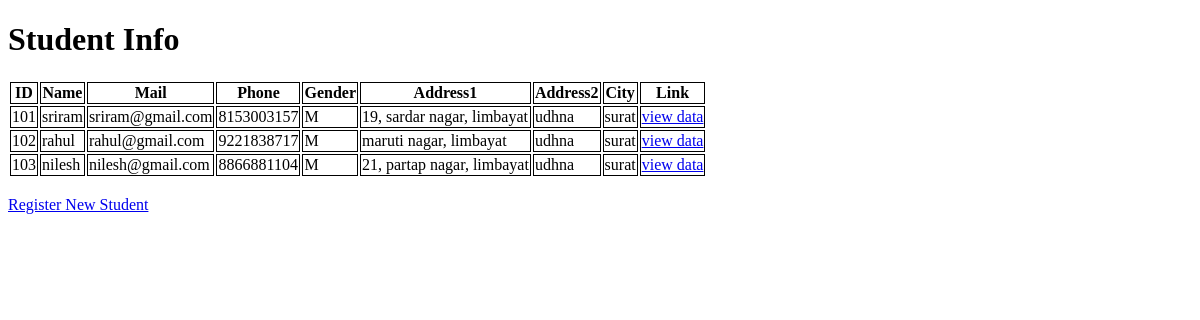
Before: /app1/stud/ with the older database file.
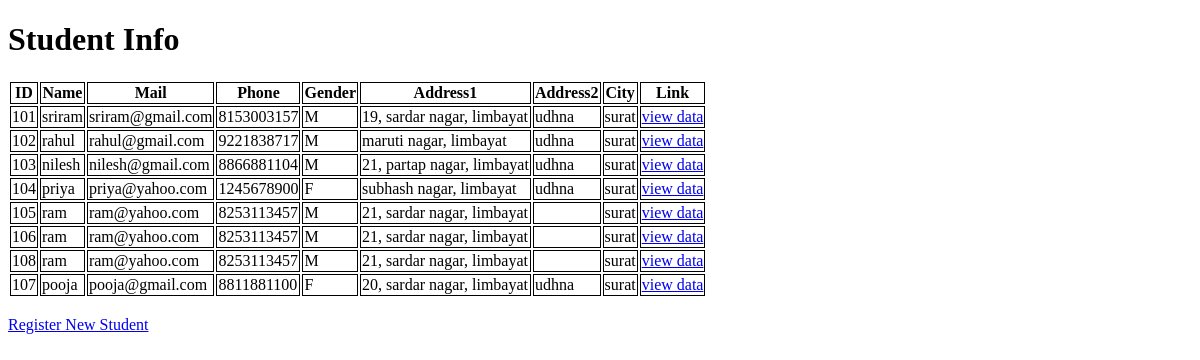
After: the same page with the newer database file.
### app1/models.py (models this page shows, shortened)
class student_data(models.Model):
    uid = models.IntegerField()
    name = models.CharField(max_length=25)
    mail = models.EmailField(max_length=30)
    phone = models.CharField(max_length=10)
    link = models.URLField(max_length=100,blank=True)
    add1 = models.CharField(max_length=50,blank=True)
    add2 = models.CharField(max_length=50,blank=True)
    city = models.CharField(max_length=10)
    GENDER_CHOICES = [('M','Male'),('F','Female')]
    gender = models.CharField(max_length=1,choices=GENDER_CHOICES,default='M')
    hobby1 = models.BooleanField('reading_books',default=False)
    hobby2 = models.BooleanField('travelling',default=False)
    hobby3 = models.BooleanField('listening_music',default=False)
    hobby4 = models.BooleanField('coding',default=False)
    hobby5 = models.BooleanField('sports',default=False)

### app1/views.py (the view)
# urls.py: path('stud/',views.student_detail),
def student_detail(request):
    std_details = student_data.objects.all()
    return render(request,'app1_templates/student_details.html',{'stud_details':std_details})

### app1/templates/app1_templates/student_details.html (shortened to what this page needs)
<!DOCTYPE html>
<html>
    <head>
    </head>
    <body>
        <h1>Student Info</h1>
        {% if stud_details %}
        <table>
            <tr>
                <th>ID</th>
                <th>Name</th>
                <th>Mail</th>
                <th>Phone</th>
                <th>Gender</th>
                <th>Address1</th>
                <th>Address2</th>
                <th>City</th>
                <th>Link</th>
            </tr>
            {% for st in stud_details %}
            <tr>
                <td>{{st.uid}}</td>
                <td>{{st.name}}</td>
                <td>{{st.mail}}</td>
                <td>{{st.phone}}</td>
                <td>{{st.gender}}</td>
                <td>{{st.add1}}</td>
                <td>{{st.add2}}</td>
                <td>{{st.city}}</td>
                <td><a href="{% url 'std_detail' st.uid %}">view data</a></td>
            </tr>
            {% endfor %}
        </table>
        <br>
        <a href="/app2/register/">Register New Student</a>
        {% else %}
            <h3>No Data Available</h3>
        {% endif %}
    </body>
</html>

### app1/templates/app1_templates/student_details.html (style rules this page uses)
th,td { border: 1px black solid; }

Changed rows visible on the page:
added student_data: uid "104", name "priya", mail "priya@yahoo.com", phone "1245678900", gender "F", add1 "subhash nagar, limbayat", add2 "udhna", city "surat"
added student_data: uid "105", name "ram", mail "ram@yahoo.com", phone "8253113457", gender "M", add1 "21, sardar nagar, limbayat", city "surat"
added student_data: uid "106", name "ram", mail "ram@yahoo.com", phone "8253113457", gender "M", add1 "21, sardar nagar, limbayat", city "surat"
added student_data: uid "108", name "ram", mail "ram@yahoo.com", phone "8253113457", gender "M", add1 "21, sardar nagar, limbayat", city "surat"
added student_data: uid "107", name "pooja", mail "pooja@gmail.com", phone "8811881100", gender "F", add1 "20, sardar nagar, limbayat", add2 "udhna", city "surat"
